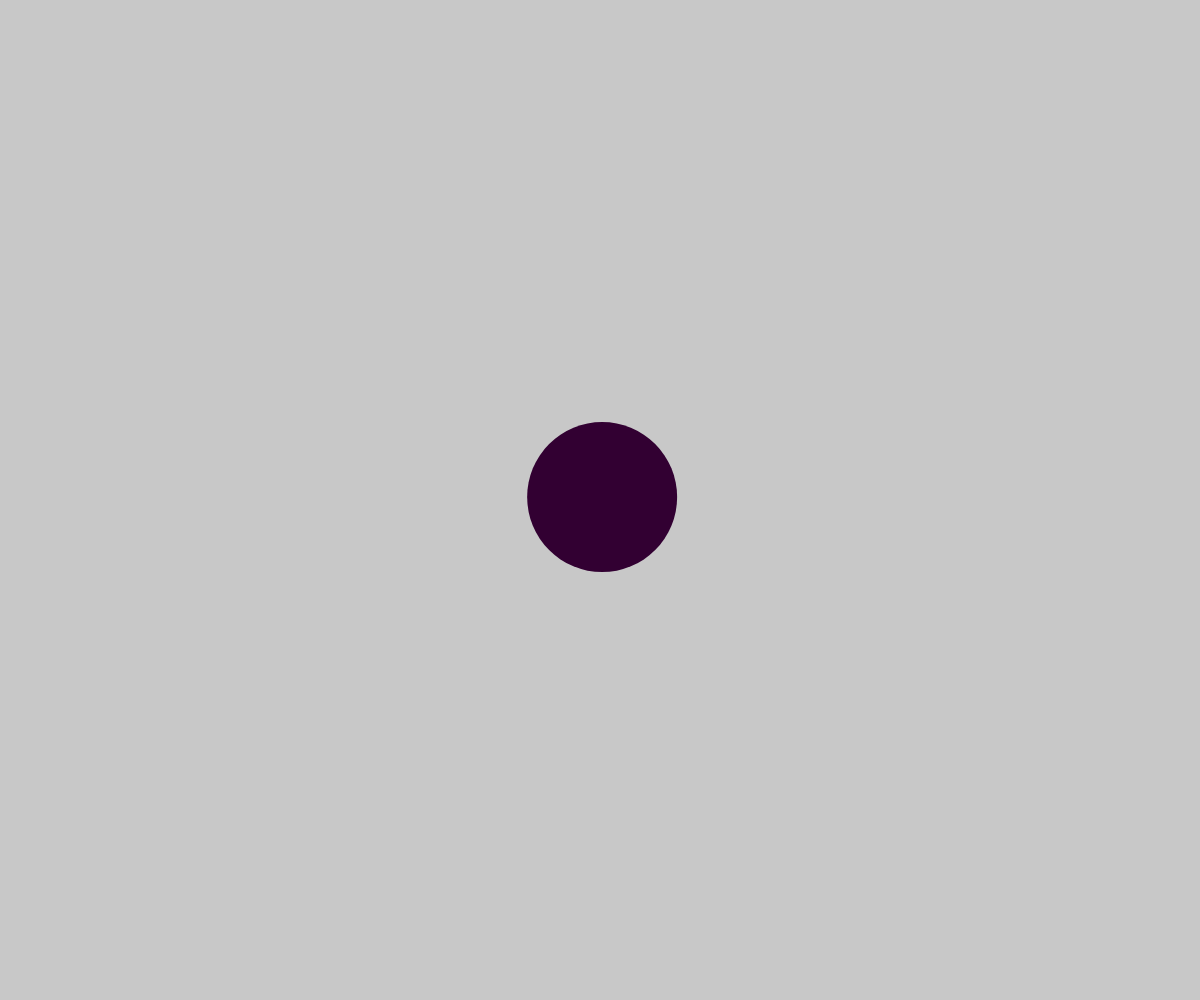
Frame 1 (no input)
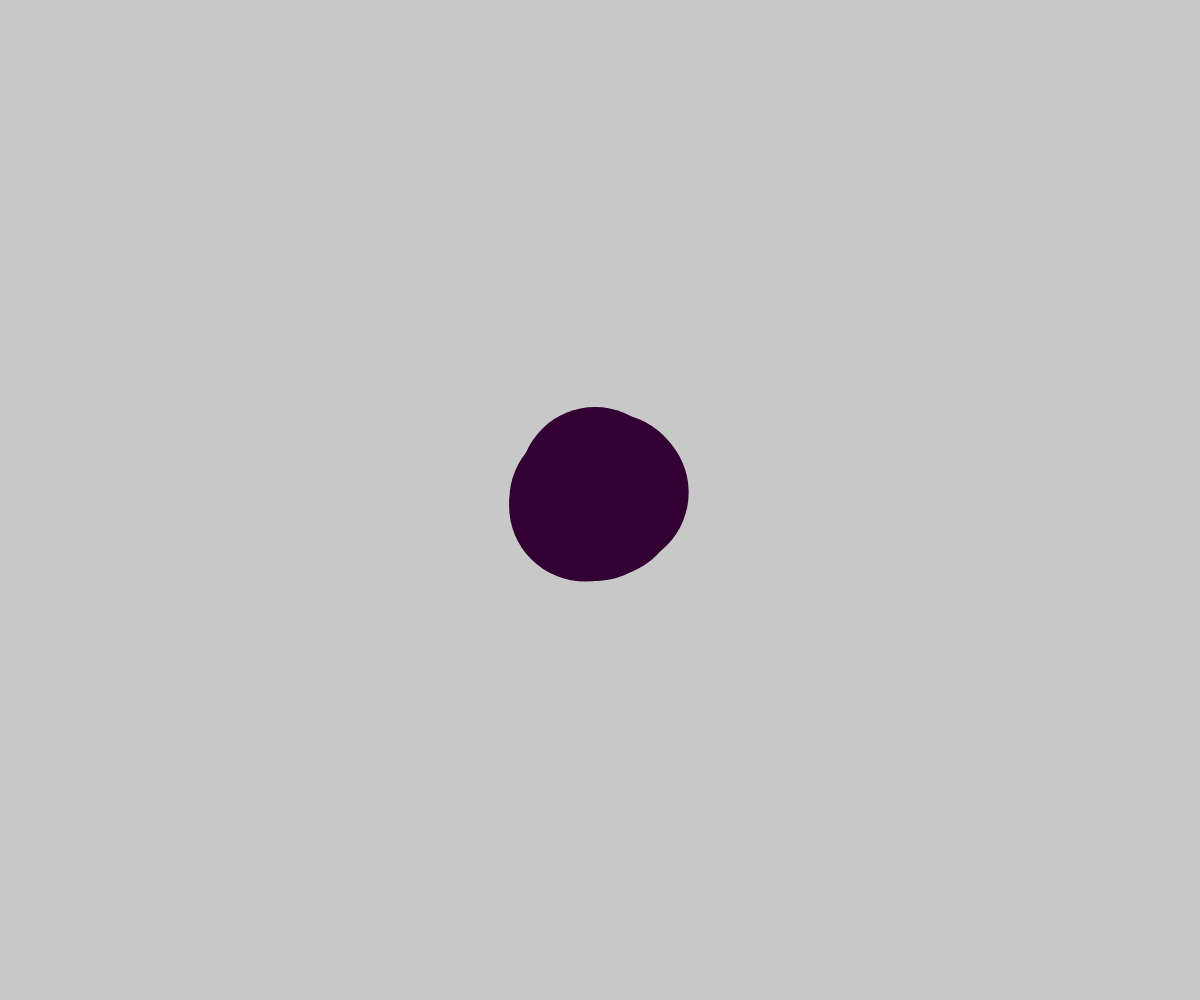
Frame 60 (no input)
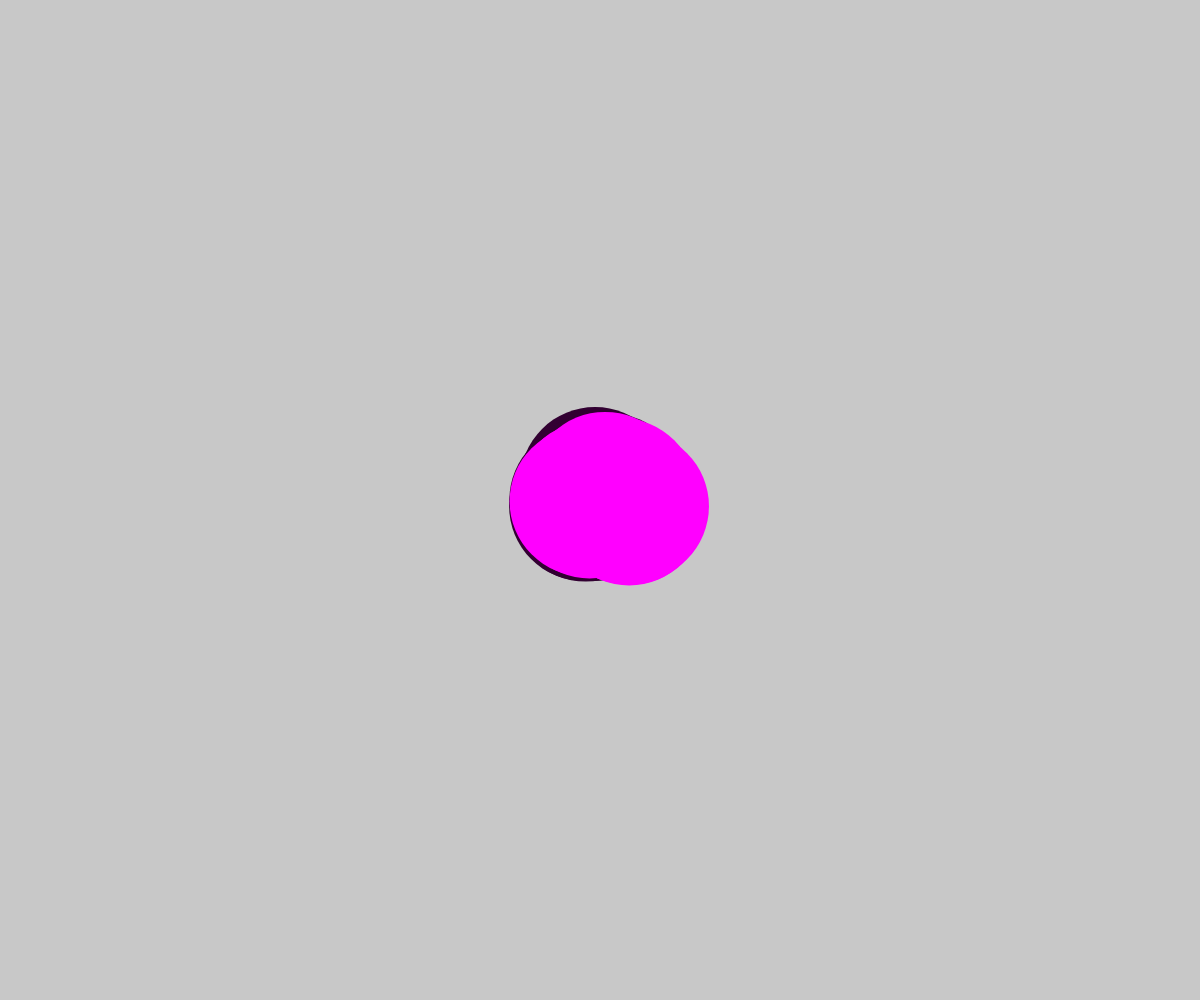
Frame 120 (the mouse pressed at the canvas centre since frame 60)

The p5.js sketch that drew these frames (run headless with seeded random() and noise() and a simulated clock; from frame 60 on, the mouse is pressed at the canvas centre):

// p5.js sketch
// ── sketch.js
let x, y;
let prevX, prevY;
let colors;
let colorIndex = 0; // Start mit der ersten Farbe

function setup() {
  createCanvas(windowWidth, windowHeight);
  x = width / 2;
  y = height / 2;
  prevX = x;
  prevY = y;
  
  // Drei feste Farben
  colors = [
    color(50, 0, 50),   // magenta hell
    color(255, 0, 255),   // Magenta
    color(0, 0, 200)    // hellBlau
  ];

  background(200);
}

function draw() {
  // Zufällige Bewegung
  x += random(-5, 5);
  y += random(-5, 5);

  // Linie vom vorherigen Punkt zum neuen Punkt
  stroke(0); // Linie bleibt schwarz
  strokeWeight(2);
  line(prevX, prevY, x, y);

  // Kreis an neuer Position
  fill(colors[colorIndex]);
  noStroke();
  ellipse(x, y, 150, 150);

  // Speichere aktuelle Position
  prevX = x;
  prevY = y;
}

// Maus klick = Farbe wechseln
function mousePressed() {
  colorIndex = (colorIndex + 1) % colors.length; // Index erhöht und modulo Arraylänge
}
